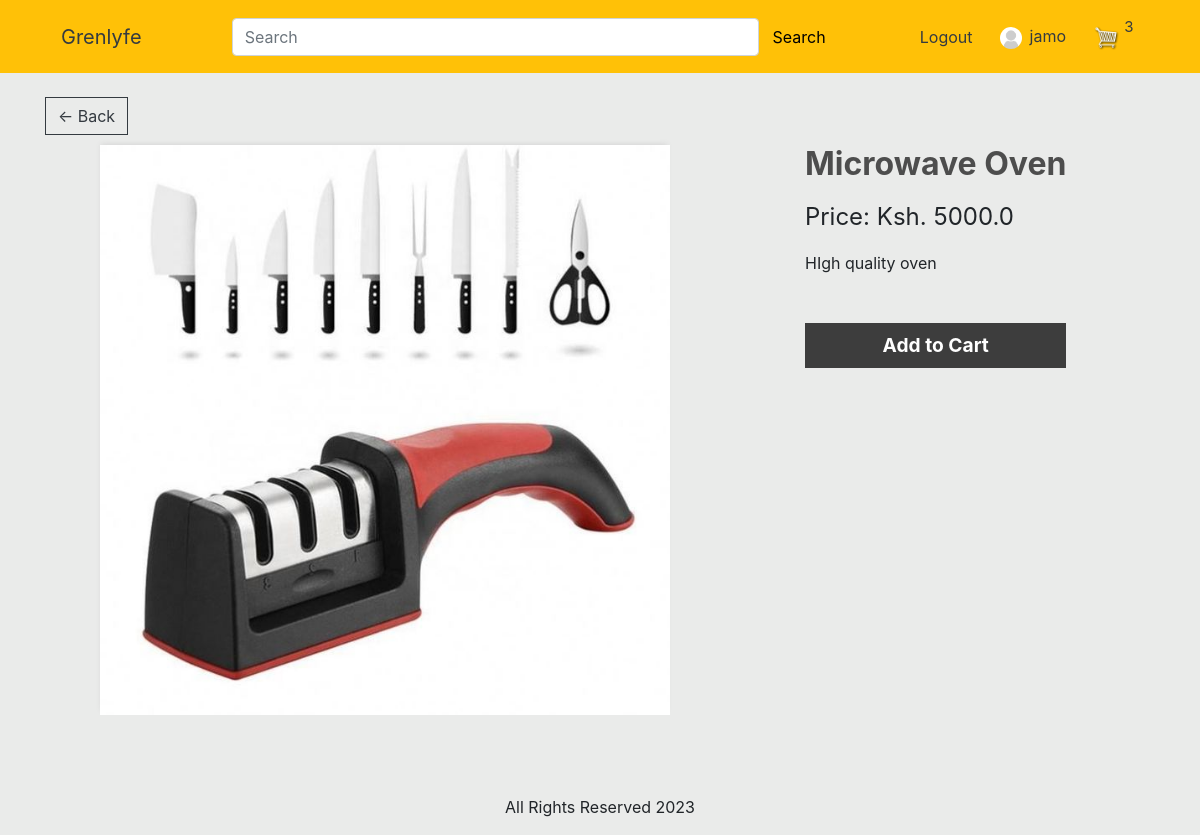
The page /store/1 (signed in) on the database its author committed.
### store/models.py (models this page shows, shortened)
class Product(models.Model):
    name = models.CharField(max_length=200)
    price = models.FloatField()
    desc = models.CharField(max_length=500, null=True)
    digital = models.BooleanField(default=False, null=True, blank=True)
    category = models.ForeignKey(Category, on_delete=models.CASCADE)
    image = models.ImageField(null=True, blank=True)
    @property
    def imageURL(self):
        try:
            url = self.image.url
        except:
            url = ''
        return url

### store/views.py (the view)
# urls.py: path('store/<str:id>', views.product_details, name="product_details"),
def product_details(request, id):
	data = cartData(request)
	cartItems = data['cartItems']
	product = Product.objects.get(id=id)
	context = {
		"product": product,
		'cartItems': cartItems
	}
	return render(request, 'store/details.html', context)

### store/models.py (called while the page is built)
    @property
    def get_cart_items(self):
        orderitems = self.orderitem_set.all()
        total = sum([item.quantity for item in orderitems])
        return total

### store/utils.py (called while the page is built)
def cartData(request):
	if request.user.is_authenticated:
		customer = request.user.customer
		order, created = Order.objects.get_or_create(customer=customer, complete=False)
		items = order.orderitem_set.all()
		cartItems = order.get_cart_items
	else:
		cookieData = cookieCart(request)
		cartItems = cookieData['cartItems']
		order = cookieData['order']
		items = cookieData['items']
	return {'cartItems':cartItems ,'order':order, 'items':items}

### store/templates/store/details.html (shortened to what this page needs)
{% extends 'store/main.html' %}
{% load static %}
{% block content %}
<head>
</head>
<div style="margin-bottom: 10px;"><a  class="btn btn-outline-dark" href="{% url 'store' %}">&#x2190; Back</a></div>
<div class="product-details-container">
    <div class="product-images">
        <img class="product-image thumbnail" src="{{product.imageURL}}">
    </div>
    <div class="product-details">
        <div class="product-description">
            <h1 class="product-title">{{product.name}}</h1>
            <p class="product-price">Price: Ksh. {{product.price}}</p>
            <p>{{product.desc}}</p>
        </div>
        <button data-product="{{product.id}}" data-action="add" class="add-to-cart-btn update-cart p-2" style="border-radius: 0">Add to Cart</button>
    </div>
{% endblock content %}

### store/templates/store/main.html (shortened to what this page needs)
<!DOCTYPE html>
{% load static %}
<html>
  <head>
    <link rel="stylesheet" href="https://cdn.jsdelivr.net/npm/bootstrap@4.1.3/dist/css/bootstrap.min.css">
    <link rel="stylesheet" type="text/css" href="{% static 'css/main.css' %}" />
  </head>
  </head>
  <body>
    <section class="bg-warning">
      <div class="container">
        <nav class="custom--nav navbar navbar-expand-lg navbar-dark mx-auto">
        <a class="navbar-brand 3 text-dark" href="{% url 'ads' %}">Grenlyfe</a>
        <form class="custom--search my-2 mr-2"  action="/search">
          <input class="form-control mr-sm-2 w-100" name="q" type="search" placeholder="Search" aria-label="Search">
          <button class="custom--btn" type="submit">Search</button>
        </form>
        <div class="form-inline my-2">
          {% if user.is_authenticated %}
            <a href="{% url 'logout' %}" class="custom--link text-dark mr-2">Logout</a>
            <a href="#" class="btn text-dark">
              <img class="profile--picture mr-2" src="{% static 'images/noAvatar.png' %}"/>{{user.username}}
            </a>
          {% else %}
            <a href="{% url 'register' %}" class="custom--link text-dark mr-2">Sign up</a>
            <a href="{% url 'login' %}" class="custom--link text-dark mr-2">Login</a>
          {% endif %}
          <a href="{% url 'cart' %}">
            <img id="cart-icon" src="{% static 'images/cart.png' %}" />
          </a>
          {% if cartItems != 0 %}
          <p id="cart-total" class=" text-dark">{{cartItems}}</p>
          {% endif %}
        </div>
      </nav>
      </div>
    </section>
    <div class="container">
      <br />
       {% block content %} {% endblock content %}
    </div>
    <footer class="footer--custom">
      <p>All Rights Reserved 2023</p>
    </footer>
  </body>
</html>

### static/css/main.css (style rules this page uses)
body { background-color: hsl(120, 3%, 92%); }
h1,h2,h3,h4,h5,h6 { color:hsl(0, 0%, 30%); }
.custom--nav { display: flex; justify-content: space-between; }
.custom--search { display: flex; align-content: center; min-width: 50vw; }
.custom--btn { border: none; background: transparent; }
.custom--link { padding: 6px; }
.thumbnail { width: 100%; height: 200px; -webkit-box-shadow: -1px -3px 5px -2px rgba(214,214,214,1); -moz-box-shadow: -1px -3px 5px -2px rgba(214,214,214,1); box-shadow: -1px -3px 5px -2px rgba(214,214,214,1); }
#cart-icon { width:25px; display: inline-block; margin-left: 15px; }
#cart-total { display: block; text-align: center; color: white; width: 20px; height: 25px; font-size: 15px; }
.btn { border-radius: 0; }
.profile--picture { height: 22px; width: 22px; border: none; border-radius: 50%; margin-right: 5px; }
.footer--custom { margin: 3rem 0 0 0 ; display: flex; justify-content: center; }

### store/templates/store/details.html (style rules this page uses)
.product-details-container { display: flex; gap: 3rem; }
.product-details { display: flex; flex-direction: column; }
.thumbnail { width: 50%; height: auto; object-fit: contain; -webkit-box-shadow: -1px -3px 5px -2px rgba(214,214,214,1); -moz-box-shadow: -1px -3px 5px -2px rgba(214,214,214,1); box-shadow: -1px -3px 5px -2px rgba(214,214,214,1); }
.product-images { display: flex; justify-content: center; margin-bottom: 2rem; }
.product-image { width: 80%; height: auto; object-fit: contain; margin-right: 2rem; -webkit-box-shadow: -1px -3px 5px -2px rgba(214,214,214,1); -moz-box-shadow: -1px -3px 5px -2px rgba(214,214,214,1); box-shadow: -1px -3px 5px -2px rgba(214,214,214,1); }
.product-description { margin-bottom: 2rem; }
.product-title { font-size: 2rem; font-weight: bold; margin-bottom: 1rem; }
.product-price { font-size: 1.5rem; margin-bottom: 1rem; }
.add-to-cart-btn { font-size: 1.2rem; font-weight: bold; padding: 1rem 2rem; background-color: #3d3d3d; color: #fff; border: none; border-radius: 5px; cursor: pointer; transition: all 0.3s ease-in-out; }

### rows shown on the page
Product: imageURL (picture), name "Microwave Oven", price "5000.0", desc "HIgh quality oven"

### other values the page prints
{{ user.username }} "jamo"
{{ cartItems }} "3"
